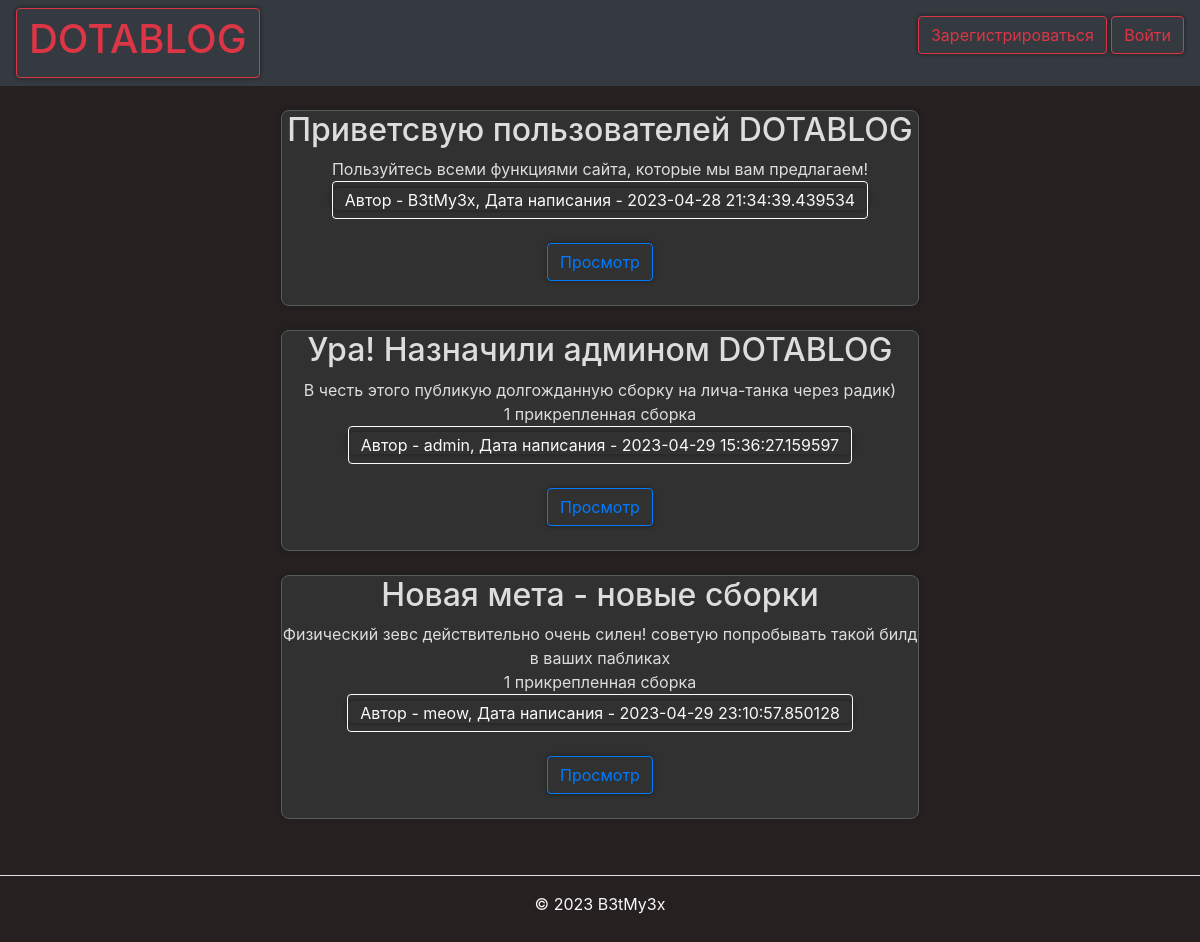
The app's page /feed with its own data.
### data/news.py (models this page shows)
class News(SqlAlchemyBase):
    __tablename__ = 'news'
    categories = orm.relationship("Category",
                                  secondary="association",
                                  backref="news")
    id = sqlalchemy.Column(sqlalchemy.Integer,
                           primary_key=True, autoincrement=True)
    title = sqlalchemy.Column(sqlalchemy.String, nullable=True)
    content = sqlalchemy.Column(sqlalchemy.String, nullable=True)
    created_date = sqlalchemy.Column(sqlalchemy.DateTime,
                                     default=datetime.datetime.now)
    is_private = sqlalchemy.Column(sqlalchemy.Boolean, default=True)
    user_id = sqlalchemy.Column(sqlalchemy.Integer,
                                sqlalchemy.ForeignKey("users.id"))
    build = sqlalchemy.Column(sqlalchemy.String, nullable=True)
    user = orm.relationship('User')

### data/users.py (models this page shows, shortened)
class User(SqlAlchemyBase, UserMixin):
    __tablename__ = 'users'
    id = sqlalchemy.Column(sqlalchemy.Integer,
                           primary_key=True, autoincrement=True)
    name = sqlalchemy.Column(sqlalchemy.String, nullable=True)
    about = sqlalchemy.Column(sqlalchemy.String, nullable=True)
    email = sqlalchemy.Column(sqlalchemy.String,
                              index=True, unique=True, nullable=True)
    hashed_password = sqlalchemy.Column(sqlalchemy.String, nullable=True)
    created_date = sqlalchemy.Column(sqlalchemy.DateTime,
                                     default=datetime.datetime.now)
    role = sqlalchemy.Column(sqlalchemy.String,
                              index=True, nullable=True)
    steam_id = sqlalchemy.Column(sqlalchemy.String,
                              index=True, nullable=True)
    news = orm.relationship("News", back_populates='user')

### main.py (the view)
@app.route("/feed")
def index():
    db_sess = db_session.create_session()
    news = db_sess.query(News).filter(News.is_private != True)
    return render_template("index.html", news=news, role=is_admin(), id=current_user.get_id())
    if current_user.is_authenticated:
        news = db_sess.query(News).filter(
            (News.user == current_user) | (News.is_private != True))
    else:
        news = db_sess.query(News).filter(News.is_private != True)

### data/db_session.py (called while the page is built)
def create_session() -> Session:
    global __factory
    return __factory()

### main.py (called while the page is built)
def is_admin():
    db_sess = db_session.create_session()
    user = db_sess.query(User).filter(User.id == current_user.get_id()).first()
    if str(type(user)) == "<class 'NoneType'>":
        return False
    elif user.role == "admin":
        return True
    return False

### templates/index.html (shortened to what this page needs)
{% extends "base.html" %}
{% block content %}
{% for item in news%}
<br>
<center>
<div class="di1">
    <h2>{{item.title}}</h2>
    <div>
        {{item.content}}
    </div>
    {% if item.build|length == 10 %}
        <div>
            1 прикрепленная сборка
        </div>
    {% endif %}
    <div>
        <a href='/profile/{{ item.user_id }}'><button type="button" class="btn btn-outline-light">Автор - {{item.user.name}}, Дата написания - {{item.created_date}}</button></a>
    </div>
    <br>
    <div>
        <a href="/news/{{ item.id }}" class="btn btn-outline-primary">
            Просмотр
        </a>
    </div>
<br>
</div>
</center>
{% endfor %}
{% endblock %}

### templates/base.html (shortened to what this page needs)
<!doctype html>
<html lang="en">
<head>
    <link rel="stylesheet"
          href="https://stackpath.bootstrapcdn.com/bootstrap/4.4.1/css/bootstrap.min.css"
>
</head>
<body style="color:#f8f9fa; background-color:#262020 ">
<header>
    <nav class="navbar navbar-dark bg-dark">
        <a class="btn btn-outline-danger" href="/feed"><h1>DOTABLOG</h1></a>
        {% if current_user.is_authenticated %}
    <a class="btn btn-outline-danger" href="/logout">{{ current_user.name }}</a>
{% else %}
    <p>
        <a class="btn btn-outline-danger" href="/register">Зарегистрироваться</a>
        <a class="btn btn-outline-danger" href="/login">Войти</a>
    </p>
{% endif %}
    </nav>
</header>
<main role="main" class="container">
    {% block content %}{% endblock %}
</main>
</body>
<footer class="py-3 my-4">
    <ul class="nav justify-content-center border-bottom pb-3 mb-3">
    </ul>
    <p class="text-center text-body-secondary">© 2023 B3tMy3x</p>
  </footer>
</html>

### templates/base.html (style rules this page uses)
html { overflow-y: scroll; }
body { -webkit-touch-callout: none; -webkit-user-select: none; -khtml-user-select: none; -moz-user-select: none; -ms-user-select: none; user-select: none; }
.di1 { display: block; background-color: #313131; margin-left: auto; margin-right: auto; width: 638px; -moz-box-shadow: 0px 0px 4px 0px #1c1e1e; -webkit-box-shadow: 0px 0px 4px 0px #1c1e1e; box-shadow: 0px 0px 4px 0px #1c1e1e; border-radius: 8px; border: 1.25px solid #5a5a5a; color: #ddd; text-align: center; outline: 0; }
a, input, textarea { filter: progid:DXImageTransform.Microsoft.gradient(startColorstr='#252626', endColorstr='#2f3031'); background: #313131 -moz-box-shadow: 0px 0px 4px 0px #1c1e1e; -webkit-box-shadow: 0px 0px 4px 0px #1c1e1e; box-shadow: 0px 0px 4px 0px #1c1e1e; border-radius: 8px; border: 1px solid #333; color: #ddd; outline: 0; }

### records on screen
News: title "Приветсвую пользователей DOTABLOG", content "Пользуйтесь всеми функциями сайта, которые мы вам предлагаем!", user.name "B3tMy3x", created_date "2023-04-28 21:34:39.439534"
News: title "Ура! Назначили админом DOTABLOG", content "В честь этого публикую долгожданную сборку на лича-танка через радик)", build "1 прикрепленная сборка", user.name "admin", created_date "2023-04-29 15:36:27.159597"
News: title "Новая мета - новые сборки", content "Физический зевс действительно очень силен! советую попробывать такой билд в ваших пабликах", build "1 прикрепленная сборка", user.name "meow", created_date "2023-04-29 23:10:57.850128"
